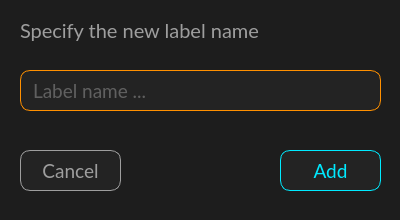
<?xml version="1.0" encoding="UTF-8"?>
<ui version="4.0">
 <class>CreateLabelDialog</class>
 <widget class="QDialog" name="CreateLabelDialog">
  <property name="geometry">
   <rect>
    <x>0</x>
    <y>0</y>
    <width>400</width>
    <height>220</height>
   </rect>
  </property>
  <property name="minimumSize">
   <size>
    <width>400</width>
    <height>220</height>
   </size>
  </property>
  <property name="maximumSize">
   <size>
    <width>400</width>
    <height>220</height>
   </size>
  </property>
  <property name="windowTitle">
   <string>Dialog</string>
  </property>
  <property name="styleSheet">
   <string notr="true">background-color: #1d1d1d;</string>
  </property>
  <widget class="QLineEdit" name="lineEdit_label_name">
   <property name="geometry">
    <rect>
     <x>20</x>
     <y>70</y>
     <width>361</width>
     <height>41</height>
    </rect>
   </property>
   <property name="font">
    <font>
     <family>Lato</family>
     <pointsize>14</pointsize>
    </font>
   </property>
   <property name="styleSheet">
    <string notr="true">QLineEdit {
    border: 1px solid #ff9000;
    background-color: #232323; 
    color: #9e9e9e;
    border-radius: 10px;
   padding-left: 10px;
}
</string>
   </property>
   <property name="placeholderText">
    <string>Label name ...</string>
   </property>
  </widget>
  <widget class="QLabel" name="label_dialog_text">
   <property name="geometry">
    <rect>
     <x>20</x>
     <y>10</y>
     <width>361</width>
     <height>41</height>
    </rect>
   </property>
   <property name="font">
    <font>
     <family>Lato</family>
     <pointsize>15</pointsize>
    </font>
   </property>
   <property name="styleSheet">
    <string notr="true">color: #9e9e9e;</string>
   </property>
   <property name="text">
    <string>Specify the new label name</string>
   </property>
  </widget>
  <widget class="QPushButton" name="button_ok">
   <property name="geometry">
    <rect>
     <x>280</x>
     <y>150</y>
     <width>101</width>
     <height>41</height>
    </rect>
   </property>
   <property name="font">
    <font>
     <family>Lato</family>
     <pointsize>14</pointsize>
     <fontweight>Light</fontweight>
    </font>
   </property>
   <property name="cursor">
    <cursorShape>PointingHandCursor</cursorShape>
   </property>
   <property name="styleSheet">
    <string notr="true">QPushButton {
    border: 1px solid #00eaff;
    background-color: #232323; 
    color: #00eaff;
    border-radius: 10px;
}
</string>
   </property>
   <property name="text">
    <string>Add</string>
   </property>
  </widget>
  <widget class="QPushButton" name="button_cancel">
   <property name="geometry">
    <rect>
     <x>20</x>
     <y>150</y>
     <width>101</width>
     <height>41</height>
    </rect>
   </property>
   <property name="font">
    <font>
     <family>Lato</family>
     <pointsize>14</pointsize>
    </font>
   </property>
   <property name="cursor">
    <cursorShape>PointingHandCursor</cursorShape>
   </property>
   <property name="styleSheet">
    <string notr="true">QPushButton {
    border: 1px solid #9e9e9e;
    background-color: #232323; 
    color: #9e9e9e;
    border-radius: 10px;
}
</string>
   </property>
   <property name="text">
    <string>Cancel</string>
   </property>
  </widget>
 </widget>
 <resources/>
 <connections/>
</ui>
